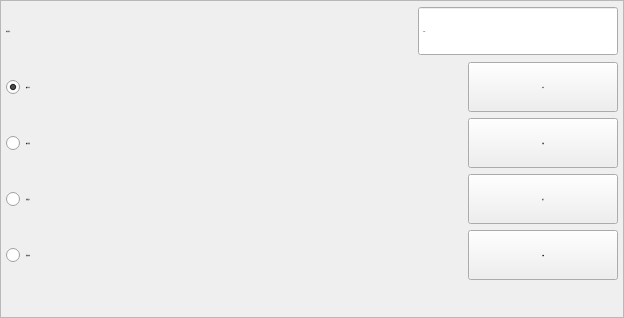
<?xml version="1.0" encoding="UTF-8"?>
<ui version="4.0">
 <class>FormBtnPro</class>
 <widget class="QWidget" name="FormBtnPro">
  <property name="geometry">
   <rect>
    <x>0</x>
    <y>0</y>
    <width>624</width>
    <height>318</height>
   </rect>
  </property>
  <property name="minimumSize">
   <size>
    <width>624</width>
    <height>318</height>
   </size>
  </property>
  <property name="maximumSize">
   <size>
    <width>624</width>
    <height>318</height>
   </size>
  </property>
  <property name="font">
   <font>
    <family>微软雅黑</family>
    <pointsize>-1</pointsize>
    <weight>50</weight>
    <italic>false</italic>
    <bold>false</bold>
   </font>
  </property>
  <property name="windowTitle">
   <string notr="true">正臂动作</string>
  </property>
  <property name="toolTip">
   <string notr="true"/>
  </property>
  <property name="statusTip">
   <string notr="true"/>
  </property>
  <property name="whatsThis">
   <string notr="true"/>
  </property>
  <property name="accessibleName">
   <string notr="true"/>
  </property>
  <property name="accessibleDescription">
   <string notr="true"/>
  </property>
  <property name="styleSheet">
   <string notr="true">font: 28px &quot;微软雅黑&quot;;</string>
  </property>
  <property name="windowFilePath">
   <string notr="true"/>
  </property>
  <layout class="QVBoxLayout" name="verticalLayout">
   <property name="spacing">
    <number>0</number>
   </property>
   <property name="margin">
    <number>0</number>
   </property>
   <item>
    <widget class="QFrame" name="frameBtnPro">
     <property name="font">
      <font>
       <family>微软雅黑</family>
       <pointsize>-1</pointsize>
       <weight>50</weight>
       <italic>false</italic>
       <bold>false</bold>
      </font>
     </property>
     <property name="styleSheet">
      <string notr="true"/>
     </property>
     <property name="frameShape">
      <enum>QFrame::StyledPanel</enum>
     </property>
     <property name="frameShadow">
      <enum>QFrame::Plain</enum>
     </property>
     <property name="IsMainArea" stdset="0">
      <bool>true</bool>
     </property>
     <layout class="QGridLayout" name="gridLayout">
      <property name="margin">
       <number>5</number>
      </property>
      <item row="0" column="0">
       <layout class="QHBoxLayout" name="horizontalLayout_5">
        <item>
         <widget class="QLabel" name="labelTime">
          <property name="sizePolicy">
           <sizepolicy hsizetype="Expanding" vsizetype="Fixed">
            <horstretch>0</horstretch>
            <verstretch>0</verstretch>
           </sizepolicy>
          </property>
          <property name="minimumSize">
           <size>
            <width>150</width>
            <height>50</height>
           </size>
          </property>
          <property name="maximumSize">
           <size>
            <width>16777215</width>
            <height>50</height>
           </size>
          </property>
          <property name="font">
           <font>
            <family>微软雅黑</family>
            <pointsize>-1</pointsize>
            <weight>50</weight>
            <italic>false</italic>
            <bold>false</bold>
           </font>
          </property>
          <property name="text">
           <string>动作时间：</string>
          </property>
         </widget>
        </item>
        <item>
         <widget class="xDoubleSpinBox" name="BoxDelay">
          <property name="enabled">
           <bool>true</bool>
          </property>
          <property name="sizePolicy">
           <sizepolicy hsizetype="Fixed" vsizetype="Fixed">
            <horstretch>0</horstretch>
            <verstretch>0</verstretch>
           </sizepolicy>
          </property>
          <property name="minimumSize">
           <size>
            <width>200</width>
            <height>50</height>
           </size>
          </property>
          <property name="maximumSize">
           <size>
            <width>200</width>
            <height>50</height>
           </size>
          </property>
          <property name="font">
           <font>
            <family>微软雅黑</family>
            <pointsize>-1</pointsize>
            <weight>50</weight>
            <italic>false</italic>
            <bold>false</bold>
           </font>
          </property>
          <property name="focusPolicy">
           <enum>Qt::ClickFocus</enum>
          </property>
          <property name="alignment">
           <set>Qt::AlignLeading|Qt::AlignLeft|Qt::AlignVCenter</set>
          </property>
          <property name="buttonSymbols">
           <enum>QAbstractSpinBox::NoButtons</enum>
          </property>
          <property name="specialValueText">
           <string notr="true"/>
          </property>
          <property name="keyboardTracking">
           <bool>false</bool>
          </property>
          <property name="prefix">
           <string notr="true"/>
          </property>
          <property name="suffix">
           <string notr="true">s</string>
          </property>
          <property name="decimals">
           <number>2</number>
          </property>
          <property name="maximum">
           <double>600.000000000000000</double>
          </property>
          <property name="singleStep">
           <double>0.100000000000000</double>
          </property>
          <property name="HasBtn" stdset="0">
           <bool>true</bool>
          </property>
         </widget>
        </item>
       </layout>
      </item>
      <item row="1" column="0">
       <layout class="QHBoxLayout" name="horizontalLayout">
        <item>
         <widget class="xRadioButton" name="radioButton_hor">
          <property name="sizePolicy">
           <sizepolicy hsizetype="Expanding" vsizetype="Fixed">
            <horstretch>0</horstretch>
            <verstretch>0</verstretch>
           </sizepolicy>
          </property>
          <property name="minimumSize">
           <size>
            <width>150</width>
            <height>50</height>
           </size>
          </property>
          <property name="maximumSize">
           <size>
            <width>16777215</width>
            <height>50</height>
           </size>
          </property>
          <property name="font">
           <font>
            <family>微软雅黑</family>
            <pointsize>-1</pointsize>
            <weight>50</weight>
            <italic>false</italic>
            <bold>false</bold>
           </font>
          </property>
          <property name="focusPolicy">
           <enum>Qt::NoFocus</enum>
          </property>
          <property name="text">
           <string>倒角水平</string>
          </property>
          <property name="iconSize">
           <size>
            <width>32</width>
            <height>32</height>
           </size>
          </property>
          <property name="checked">
           <bool>true</bool>
          </property>
         </widget>
        </item>
        <item>
         <widget class="xPushButton" name="BtnHor">
          <property name="minimumSize">
           <size>
            <width>150</width>
            <height>50</height>
           </size>
          </property>
          <property name="maximumSize">
           <size>
            <width>150</width>
            <height>50</height>
           </size>
          </property>
          <property name="font">
           <font>
            <family>微软雅黑</family>
            <pointsize>-1</pointsize>
            <weight>50</weight>
            <italic>false</italic>
            <bold>false</bold>
           </font>
          </property>
          <property name="focusPolicy">
           <enum>Qt::NoFocus</enum>
          </property>
          <property name="layoutDirection">
           <enum>Qt::RightToLeft</enum>
          </property>
          <property name="text">
           <string>水平</string>
          </property>
         </widget>
        </item>
       </layout>
      </item>
      <item row="2" column="0">
       <layout class="QHBoxLayout" name="horizontalLayout_2">
        <item>
         <widget class="xRadioButton" name="radioButton_ver">
          <property name="sizePolicy">
           <sizepolicy hsizetype="Expanding" vsizetype="Fixed">
            <horstretch>0</horstretch>
            <verstretch>0</verstretch>
           </sizepolicy>
          </property>
          <property name="minimumSize">
           <size>
            <width>150</width>
            <height>50</height>
           </size>
          </property>
          <property name="maximumSize">
           <size>
            <width>16777215</width>
            <height>50</height>
           </size>
          </property>
          <property name="font">
           <font>
            <family>微软雅黑</family>
            <pointsize>-1</pointsize>
            <weight>50</weight>
            <italic>false</italic>
            <bold>false</bold>
           </font>
          </property>
          <property name="focusPolicy">
           <enum>Qt::NoFocus</enum>
          </property>
          <property name="text">
           <string>倒角垂直</string>
          </property>
          <property name="iconSize">
           <size>
            <width>32</width>
            <height>32</height>
           </size>
          </property>
         </widget>
        </item>
        <item>
         <widget class="xPushButton" name="BtnVer">
          <property name="minimumSize">
           <size>
            <width>150</width>
            <height>50</height>
           </size>
          </property>
          <property name="maximumSize">
           <size>
            <width>150</width>
            <height>50</height>
           </size>
          </property>
          <property name="font">
           <font>
            <family>微软雅黑</family>
            <pointsize>-1</pointsize>
            <weight>50</weight>
            <italic>false</italic>
            <bold>false</bold>
           </font>
          </property>
          <property name="focusPolicy">
           <enum>Qt::NoFocus</enum>
          </property>
          <property name="layoutDirection">
           <enum>Qt::RightToLeft</enum>
          </property>
          <property name="text">
           <string>垂直</string>
          </property>
         </widget>
        </item>
       </layout>
      </item>
      <item row="3" column="0">
       <layout class="QHBoxLayout" name="horizontalLayout_3">
        <item>
         <widget class="xRadioButton" name="radioButton_jig_r">
          <property name="sizePolicy">
           <sizepolicy hsizetype="Expanding" vsizetype="Fixed">
            <horstretch>0</horstretch>
            <verstretch>0</verstretch>
           </sizepolicy>
          </property>
          <property name="minimumSize">
           <size>
            <width>150</width>
            <height>50</height>
           </size>
          </property>
          <property name="maximumSize">
           <size>
            <width>16777215</width>
            <height>50</height>
           </size>
          </property>
          <property name="font">
           <font>
            <family>微软雅黑</family>
            <pointsize>-1</pointsize>
            <weight>50</weight>
            <italic>false</italic>
            <bold>false</bold>
           </font>
          </property>
          <property name="focusPolicy">
           <enum>Qt::NoFocus</enum>
          </property>
          <property name="text">
           <string>治具松开</string>
          </property>
          <property name="iconSize">
           <size>
            <width>32</width>
            <height>32</height>
           </size>
          </property>
         </widget>
        </item>
        <item>
         <widget class="xPushButton" name="BtnJig_r">
          <property name="minimumSize">
           <size>
            <width>150</width>
            <height>50</height>
           </size>
          </property>
          <property name="maximumSize">
           <size>
            <width>150</width>
            <height>50</height>
           </size>
          </property>
          <property name="font">
           <font>
            <family>微软雅黑</family>
            <pointsize>-1</pointsize>
            <weight>50</weight>
            <italic>false</italic>
            <bold>false</bold>
           </font>
          </property>
          <property name="focusPolicy">
           <enum>Qt::NoFocus</enum>
          </property>
          <property name="layoutDirection">
           <enum>Qt::RightToLeft</enum>
          </property>
          <property name="text">
           <string>松开</string>
          </property>
         </widget>
        </item>
       </layout>
      </item>
      <item row="4" column="0">
       <layout class="QHBoxLayout" name="horizontalLayout_4">
        <item>
         <widget class="xRadioButton" name="radioButton_jig_b">
          <property name="sizePolicy">
           <sizepolicy hsizetype="Expanding" vsizetype="Fixed">
            <horstretch>0</horstretch>
            <verstretch>0</verstretch>
           </sizepolicy>
          </property>
          <property name="minimumSize">
           <size>
            <width>150</width>
            <height>50</height>
           </size>
          </property>
          <property name="maximumSize">
           <size>
            <width>16777215</width>
            <height>50</height>
           </size>
          </property>
          <property name="font">
           <font>
            <family>微软雅黑</family>
            <pointsize>-1</pointsize>
            <weight>50</weight>
            <italic>false</italic>
            <bold>false</bold>
           </font>
          </property>
          <property name="focusPolicy">
           <enum>Qt::NoFocus</enum>
          </property>
          <property name="text">
           <string>治具夹紧</string>
          </property>
          <property name="iconSize">
           <size>
            <width>32</width>
            <height>32</height>
           </size>
          </property>
         </widget>
        </item>
        <item>
         <widget class="xPushButton" name="BtnJig_b">
          <property name="minimumSize">
           <size>
            <width>150</width>
            <height>50</height>
           </size>
          </property>
          <property name="maximumSize">
           <size>
            <width>150</width>
            <height>50</height>
           </size>
          </property>
          <property name="font">
           <font>
            <family>微软雅黑</family>
            <pointsize>-1</pointsize>
            <weight>50</weight>
            <italic>false</italic>
            <bold>false</bold>
           </font>
          </property>
          <property name="focusPolicy">
           <enum>Qt::NoFocus</enum>
          </property>
          <property name="layoutDirection">
           <enum>Qt::RightToLeft</enum>
          </property>
          <property name="text">
           <string>夹紧</string>
          </property>
         </widget>
        </item>
       </layout>
      </item>
      <item row="5" column="0">
       <spacer name="verticalSpacer">
        <property name="orientation">
         <enum>Qt::Vertical</enum>
        </property>
        <property name="sizeHint" stdset="0">
         <size>
          <width>20</width>
          <height>40</height>
         </size>
        </property>
       </spacer>
      </item>
     </layout>
    </widget>
   </item>
  </layout>
 </widget>
 <customwidgets>
  <customwidget>
   <class>xPushButton</class>
   <extends>QPushButton</extends>
   <header>xpushbutton.h</header>
  </customwidget>
  <customwidget>
   <class>xRadioButton</class>
   <extends>QRadioButton</extends>
   <header>xradiobutton.h</header>
  </customwidget>
  <customwidget>
   <class>xDoubleSpinBox</class>
   <extends>QDoubleSpinBox</extends>
   <header>xdoublespinbox.h</header>
   <slots>
    <signal>clicked()</signal>
   </slots>
  </customwidget>
 </customwidgets>
 <resources/>
 <connections>
  <connection>
   <sender>BoxDelay</sender>
   <signal>clicked()</signal>
   <receiver>FormBtnPro</receiver>
   <slot>inputDelay()</slot>
   <hints>
    <hint type="sourcelabel">
     <x>242</x>
     <y>86</y>
    </hint>
    <hint type="destinationlabel">
     <x>158</x>
     <y>0</y>
    </hint>
   </hints>
  </connection>
  <connection>
   <sender>BtnVer</sender>
   <signal>clicked()</signal>
   <receiver>FormBtnPro</receiver>
   <slot>armVer()</slot>
   <hints>
    <hint type="sourcelabel">
     <x>248</x>
     <y>134</y>
    </hint>
    <hint type="destinationlabel">
     <x>398</x>
     <y>133</y>
    </hint>
   </hints>
  </connection>
  <connection>
   <sender>BtnHor</sender>
   <signal>clicked()</signal>
   <receiver>FormBtnPro</receiver>
   <slot>armHor()</slot>
   <hints>
    <hint type="sourcelabel">
     <x>246</x>
     <y>174</y>
    </hint>
    <hint type="destinationlabel">
     <x>405</x>
     <y>181</y>
    </hint>
   </hints>
  </connection>
  <connection>
   <sender>BtnJig_r</sender>
   <signal>clicked()</signal>
   <receiver>FormBtnPro</receiver>
   <slot>armJigR()</slot>
   <hints>
    <hint type="sourcelabel">
     <x>219</x>
     <y>238</y>
    </hint>
    <hint type="destinationlabel">
     <x>147</x>
     <y>200</y>
    </hint>
   </hints>
  </connection>
  <connection>
   <sender>BtnJig_b</sender>
   <signal>clicked()</signal>
   <receiver>FormBtnPro</receiver>
   <slot>armJigB()</slot>
   <hints>
    <hint type="sourcelabel">
     <x>219</x>
     <y>284</y>
    </hint>
    <hint type="destinationlabel">
     <x>147</x>
     <y>200</y>
    </hint>
   </hints>
  </connection>
 </connections>
 <slots>
  <slot>inputDelay()</slot>
  <slot>armVer()</slot>
  <slot>armHor()</slot>
  <slot>armJigR()</slot>
  <slot>armJigB()</slot>
 </slots>
</ui>
